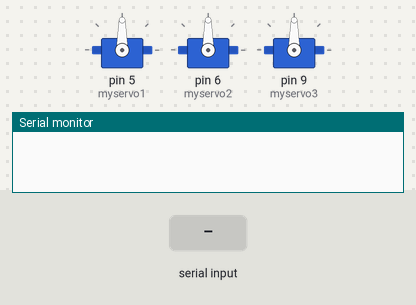
Bench run of a sketch on a simulated Arduino Uno, built with avr-gcc and run on an emulated ATmega328P. Parts: 3 × servo, the last lines printed to the serial monitor. The inputs (shaded band) are chosen by the test bench.

Above: at 1.2 s.
1.3 s: "1" received over the second serial link
At 2.0 s:
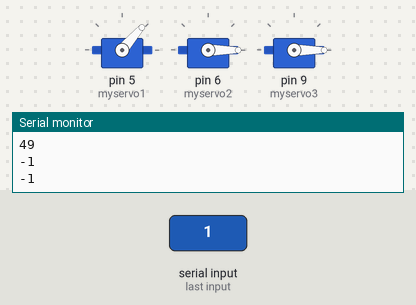
2.8 s: "0" received over the second serial link
At 3.2 s:
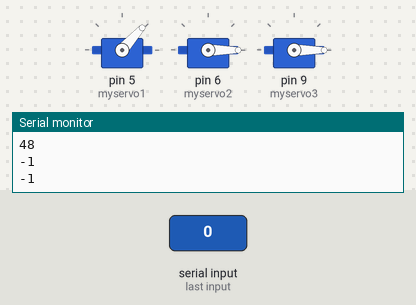
Timing chart, 0 to 5.8 s (numbered marks = the images above; inputs shaded):
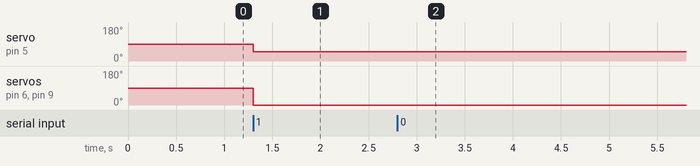

The sketch:

servo_slider.ino
```cpp
//In this tutorial you will be creating an app for controlling a servo motor, you will be using slider in your app to move your servo from 0-180, You need a servo motor to be connected on arduino side, make sure you also connecting external powersupply so that your Arduino will not restart during this process,


#include <SoftwareSerial.h> // TX RX software library for bluetooth

#include <Servo.h> // servo library
Servo myservo1; // servo name
Servo myservo2;
Servo myservo3;

int bluetoothTx = 10; // bluetooth tx to 10 pin
int bluetoothRx = 11; // bluetooth rx to 11 pin

SoftwareSerial bluetooth(bluetoothTx, bluetoothRx);

void setup()
{
  myservo1.attach(5); // attach servo signal wire to pin 9
  myservo2.attach(6);
  myservo3.attach(9);
  //Setup usb serial connection to computer
  Serial.begin(9600);

  //Setup Bluetooth serial connection to android
  bluetooth.begin(9600);
}

void loop()
{
  //Read from bluetooth and write to usb serial
  if(bluetooth.available()> 0 ) // receive number from bluetooth
  {
    int servopos1 = bluetooth.read(); // save the received number to servopos
    Serial.println(servopos1); // serial print servopos current number received from bluetooth
    myservo1.write(servopos1); // roate the servo the angle received from the android app

    int servopos2 = bluetooth.read(); // save the received number to servopos
    Serial.println(servopos2); // serial print servopos current number received from bluetooth
    myservo2.write(servopos2); // roate the servo the angle received from the android app

    int servopos3 = bluetooth.read(); // save the received number to servopos
    Serial.println(servopos3); // serial print servopos current number received from bluetooth
    myservo3.write(servopos3); // roate the servo the angle received from the android app
  }


}
```

Measured:
- after the input at 1.3 s, servo on pin 5 (myservo1): 90° → 49° at once; servo on pin 6 (myservo2), servo on pin 9 (myservo3): 90° → 0° at once
- after the input at 2.8 s, servo on pin 5 (myservo1): 49° → 48° at once
